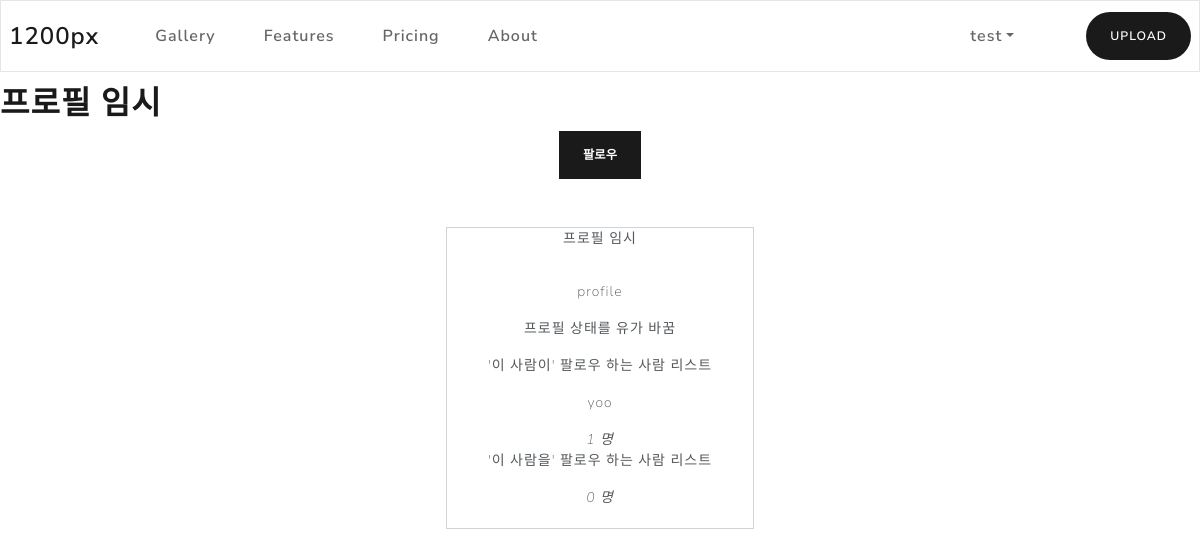
Screenshot of /user/profile/ (signed in) with the database file from the repository.
### users/models.py (models this page shows, shortened)
class User(AbstractBaseUser):
    email = models.EmailField(verbose_name='email',
                              max_length=255, unique=True)
    username = models.CharField(
        verbose_name='username', max_length=20, unique=True)
    date_joined = models.DateField(default=timezone.now)
    last_login = models.DateField(auto_now=True)
    following = models.ManyToManyField('self', symmetrical=False, related_name='followers')
    is_admin = models.BooleanField(default=False)
    is_active = models.BooleanField(default=True)
    objects = CustomUserManager()
    USERNAME_FIELD = 'email'
    REQUIRED_FIELDS = ['username', ]
    def __str__(self):
        return self.username
    def total_following(self):
        return self.following.count()
    def total_followers(self):
        return self.followers.count()

class Profile(models.Model):
    user = models.OneToOneField(User, on_delete=models.CASCADE)
    profile_image = models.ImageField(
        blank=True, null=True, default='profile/default_profile.jpg', upload_to=user_directory_path)
    state_message = models.CharField(max_length=100, blank=True)
    intro = models.TextField(blank=True)

### users/views.py (the view)
# urls.py: path('<str:username>/',views.ProfileView.as_view(), name='profile'),
class ProfileView(DetailView):
    model = Profile
    template_name = "profile.html"
    def get_object(self):
        return get_object_or_404(Profile, user__username=self.kwargs['username'])
    def get_context_data(self, *args, **kwargs):
        object = self.get_object()
        context = super().get_context_data(*args, **kwargs)
        total_followers = object.user.total_followers()
        total_following = object.user.total_following()
        is_follow = True if self.request.user.following.filter(id = object.user.id).exists() else False
        context['total_followers'] = total_followers
        context['total_following'] = total_following
        context['is_follow'] = is_follow
        return context

### users/templates/profile.html (shortened to what this page needs)
{% extends "base.html" %}
{% block contents %}
<h1>프로필 임시</h1>
{% if request.user.is_authenticated and request.user != object.user %}
<div class="text-center">
    {% if is_follow %}
    <form method="POST" action="{% url 'follow' %}">
        {% csrf_token %}
        <input type="hidden" name='follow_to' , value="{{ object.user }}">
        <button type="submit" class="btn btn-primary">언팔로우</button>
    </form>
    {% else %}
    <form method="POST" action="{% url 'follow' %}">
        <button type="submit" class="btn btn-primary">팔로우</button>
    </form>
    {% endif %}
<div>
{% endif%}
        <div class="row justify-content-md-center mt-5">
            <div class="card border-secondary col-md-3">
                <div class="card-title">
                    프로필 임시
                </div>
                <div class="card-body">
                    <p> {{ object.user }} </p>
                    <p> {{ object.state_message }}</p>
                    <p> '이 사람이' 팔로우 하는 사람 리스트 </p>
                    {% for following in object.user.following.all %}
                    <p> {{ following }}</p>
                    {% endfor%}
                    <i>{{ total_following }} 명</i>
                    <br>
                    <p> '이 사람을' 팔로우 하는 사람 리스트 </p>
                    <i>{{ total_followers }} 명</i>
                </div>
            </div>
        </div>
        {% endblock %}

### templates/base.html (shortened to what this page needs)
<html>
<head>
  <link rel="stylesheet" href="/static/bootstrap.min.css" />
</head>
<body>
  <nav class="navbar navbar-expand-lg navbar-light bg-light fixed-top">
    <a class="navbar-brand" href="#">1200px</a>
    <div class="collapse navbar-collapse" id="navbarColor03">
      <ul class="navbar-nav mr-auto ml-3">
        <li class="nav-item">
          <a class="nav-link" href="/gallery">Gallery
          </a>
        </li>
        <li class="nav-item">
          <a class="nav-link" href="#">Features</a>
        </li>
        <li class="nav-item">
          <a class="nav-link" href="#">Pricing</a>
        </li>
        <li class="nav-item">
          <a class="nav-link" href="#">About</a>
        </li>
      </ul>
      <ul class='navbar-nav ml-3'>
        {%if user.is_authenticated %}
        <li class="nav-item dropdown">
          <a class="nav-link dropdown-toggle" data-toggle="dropdown" href="#" role="button" aria-haspopup="true"
            aria-expanded="false">{{ user.username }}</a>
        <li class="nav-item ml-auto mr-auto">
          <a class="btn btn-primary rounded-pill" href="/gallery/upload"> UPLOAD </a>
        </li>
        </li>
        {% endif %}
      </ul>
    </div>
  </nav>
  <div class='mt-6'>
    {% block contents %}
    {% endblock %}
  </div>
</body>
</html>

### rows the page displays
User: username "test"
Profile: user "profile", state_message "프로필 상태를 유가 바꿈"
User: username "yoo"

### other values shown
{{ total_following }} "1"
{{ total_followers }} "0"
